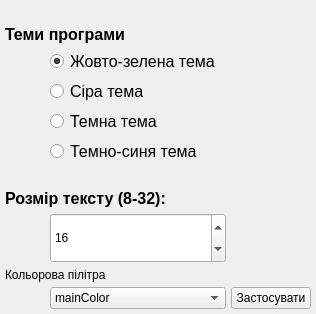
            <widget class="QWidget" name="tabInteface">
             <property name="enabled">
              <bool>true</bool>
             </property>
             <attribute name="title">
              <string>Інтерфейс</string>
             </attribute>
             <layout class="QVBoxLayout" name="verticalLayout_9">
              <property name="spacing">
               <number>5</number>
              </property>
              <property name="leftMargin">
               <number>5</number>
              </property>
              <property name="topMargin">
               <number>5</number>
              </property>
              <property name="rightMargin">
               <number>5</number>
              </property>
              <property name="bottomMargin">
               <number>5</number>
              </property>
              <item>
               <layout class="QGridLayout" name="gridLayout_24">
                <item row="3" column="1">
                 <widget class="QRadioButton" name="radioButtonGray">
                  <property name="sizePolicy">
                   <sizepolicy hsizetype="Expanding" vsizetype="Preferred">
                    <horstretch>0</horstretch>
                    <verstretch>0</verstretch>
                   </sizepolicy>
                  </property>
                  <property name="font">
                   <font>
                    <pointsize>12</pointsize>
                    <italic>false</italic>
                    <bold>false</bold>
                   </font>
                  </property>
                  <property name="text">
                   <string>Сіра тема</string>
                  </property>
                 </widget>
                </item>
                <item row="7" column="0" colspan="2">
                 <widget class="QLabel" name="label_63">
                  <property name="font">
                   <font>
                    <pointsize>12</pointsize>
                    <italic>false</italic>
                    <bold>true</bold>
                   </font>
                  </property>
                  <property name="text">
                   <string>Розмір тексту (8-32): </string>
                  </property>
                 </widget>
                </item>
                <item row="4" column="1">
                 <widget class="QRadioButton" name="radioButtonDark">
                  <property name="sizePolicy">
                   <sizepolicy hsizetype="Expanding" vsizetype="Preferred">
                    <horstretch>0</horstretch>
                    <verstretch>0</verstretch>
                   </sizepolicy>
                  </property>
                  <property name="font">
                   <font>
                    <pointsize>12</pointsize>
                    <italic>false</italic>
                    <bold>false</bold>
                   </font>
                  </property>
                  <property name="text">
                   <string>Темна тема</string>
                  </property>
                 </widget>
                </item>
                <item row="11" column="2">
                 <widget class="QPushButton" name="pushButtonApplColor">
                  <property name="text">
                   <string>Застосувати</string>
                  </property>
                 </widget>
                </item>
                <item row="6" column="0" colspan="2">
                 <spacer name="verticalSpacer_35">
                  <property name="orientation">
                   <enum>Qt::Vertical</enum>
                  </property>
                  <property name="sizeType">
                   <enum>QSizePolicy::Fixed</enum>
                  </property>
                  <property name="sizeHint" stdset="0">
                   <size>
                    <width>20</width>
                    <height>20</height>
                   </size>
                  </property>
                 </spacer>
                </item>
                <item row="2" column="1">
                 <widget class="QRadioButton" name="radioButtonThemeYellow">
                  <property name="enabled">
                   <bool>true</bool>
                  </property>
                  <property name="sizePolicy">
                   <sizepolicy hsizetype="Expanding" vsizetype="Preferred">
                    <horstretch>0</horstretch>
                    <verstretch>0</verstretch>
                   </sizepolicy>
                  </property>
                  <property name="font">
                   <font>
                    <pointsize>12</pointsize>
                    <italic>false</italic>
                    <bold>false</bold>
                   </font>
                  </property>
                  <property name="text">
                   <string>Жовто-зелена тема</string>
                  </property>
                  <property name="checked">
                   <bool>true</bool>
                  </property>
                 </widget>
                </item>
                <item row="0" column="0" colspan="3">
                 <spacer name="verticalSpacer_7">
                  <property name="orientation">
                   <enum>Qt::Vertical</enum>
                  </property>
                  <property name="sizeType">
                   <enum>QSizePolicy::Fixed</enum>
                  </property>
                  <property name="sizeHint" stdset="0">
                   <size>
                    <width>20</width>
                    <height>20</height>
                   </size>
                  </property>
                 </spacer>
                </item>
                <item row="11" column="1">
                 <widget class="QComboBox" name="comboBox">
                  <item>
                   <property name="text">
                    <string>mainColor</string>
                   </property>
                  </item>
                  <item>
                   <property name="text">
                    <string>secondColor </string>
                   </property>
                  </item>
                  <item>
                   <property name="text">
                    <string>ButtonColor</string>
                   </property>
                  </item>
                  <item>
                   <property name="text">
                    <string>ButtonPressed</string>
                   </property>
                  </item>
                  <item>
                   <property name="text">
                    <string>ButtonFocus</string>
                   </property>
                  </item>
                  <item>
                   <property name="text">
                    <string>ButtonHover</string>
                   </property>
                  </item>
                  <item>
                   <property name="text">
                    <string>ButtonGRPressed</string>
                   </property>
                  </item>
                  <item>
                   <property name="text">
                    <string>ButtonGRHover</string>
                   </property>
                  </item>
                  <item>
                   <property name="text">
                    <string>TabColor</string>
                   </property>
                  </item>
                  <item>
                   <property name="text">
                    <string>TabPane</string>
                   </property>
                  </item>
                  <item>
                   <property name="text">
                    <string>TabSelected</string>
                   </property>
                  </item>
                  <item>
                   <property name="text">
                    <string>TableViewAlt</string>
                   </property>
                  </item>
                  <item>
                   <property name="text">
                    <string>GridLineColor</string>
                   </property>
                  </item>
                  <item>
                   <property name="text">
                    <string>TableItemSelected</string>
                   </property>
                  </item>
                  <item>
                   <property name="text">
                    <string>HeaderViewSection</string>
                   </property>
                  </item>
                  <item>
                   <property name="text">
                    <string>HeaderViewSectionBorder</string>
                   </property>
                  </item>
                  <item>
                   <property name="text">
                    <string>ScrollBarBG</string>
                   </property>
                  </item>
                  <item>
                   <property name="text">
                    <string>ScrollBarHandle</string>
                   </property>
                  </item>
                  <item>
                   <property name="text">
                    <string>ProgressBarBG</string>
                   </property>
                  </item>
                  <item>
                   <property name="text">
                    <string>ProgressBarChunk</string>
                   </property>
                  </item>
                  <item>
                   <property name="text">
                    <string>SpinBoxSection</string>
                   </property>
                  </item>
                  <item>
                   <property name="text">
                    <string>MenuBackground</string>
                   </property>
                  </item>
                  <item>
                   <property name="text">
                    <string>MenuSelected</string>
                   </property>
                  </item>
                  <item>
                   <property name="text">
                    <string>MenuBorder</string>
                   </property>
                  </item>
                 </widget>
                </item>
                <item row="8" column="1" rowspan="2">
                 <widget class="QSpinBox" name="spinBoxFontSize">
                  <property name="sizePolicy">
                   <sizepolicy hsizetype="Minimum" vsizetype="Maximum">
                    <horstretch>0</horstretch>
                    <verstretch>0</verstretch>
                   </sizepolicy>
                  </property>
                  <property name="minimumSize">
                   <size>
                    <width>0</width>
                    <height>50</height>
                   </size>
                  </property>
                  <property name="minimum">
                   <number>8</number>
                  </property>
                  <property name="maximum">
                   <number>32</number>
                  </property>
                  <property name="value">
                   <number>16</number>
                  </property>
                 </widget>
                </item>
                <item row="10" column="0" colspan="2">
                 <widget class="QLabel" name="label_23">
                  <property name="text">
                   <string>Кольорова пілітра</string>
                  </property>
                 </widget>
                </item>
                <item row="5" column="1">
                 <widget class="QRadioButton" name="radioButtonDarkBlue">
                  <property name="sizePolicy">
                   <sizepolicy hsizetype="Expanding" vsizetype="Preferred">
                    <horstretch>0</horstretch>
                    <verstretch>0</verstretch>
                   </sizepolicy>
                  </property>
                  <property name="font">
                   <font>
                    <pointsize>12</pointsize>
                    <italic>false</italic>
                    <bold>false</bold>
                   </font>
                  </property>
                  <property name="text">
                   <string>Темно-синя тема</string>
                  </property>
                 </widget>
                </item>
                <item row="1" column="0" colspan="2">
                 <widget class="QLabel" name="label_18">
                  <property name="font">
                   <font>
                    <pointsize>12</pointsize>
                    <italic>false</italic>
                    <bold>true</bold>
                   </font>
                  </property>
                  <property name="text">
                   <string>Теми програми</string>
                  </property>
                 </widget>
                </item>
                <item row="2" column="2">
                 <spacer name="horizontalSpacer_69">
                  <property name="orientation">
                   <enum>Qt::Horizontal</enum>
                  </property>
                  <property name="sizeHint" stdset="0">
                   <size>
                    <width>40</width>
                    <height>20</height>
                   </size>
                  </property>
                 </spacer>
                </item>
                <item row="5" column="0">
                 <spacer name="horizontalSpacer_68">
                  <property name="orientation">
                   <enum>Qt::Horizontal</enum>
                  </property>
                  <property name="sizeType">
                   <enum>QSizePolicy::Fixed</enum>
                  </property>
                  <property name="sizeHint" stdset="0">
                   <size>
                    <width>40</width>
                    <height>20</height>
                   </size>
                  </property>
                 </spacer>
                </item>
               </layout>
              </item>
             </layout>
            </widget>
